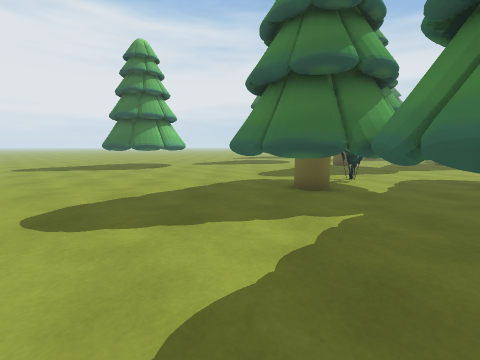
View 1 (above)

24 first-person views from a walk through a Unity game level. The camera is 1.2 m above the floor, tilts 8° down and sees 90° across. The floor is counted in squares, 1 m on a side. Each view is taken from the middle of a square. On the plan, view 1 faces up. The plan holds only what a view shows up to about 12 squares ahead; the rest is blank. The place goes on beyond the plan. The player is left out.

View 2
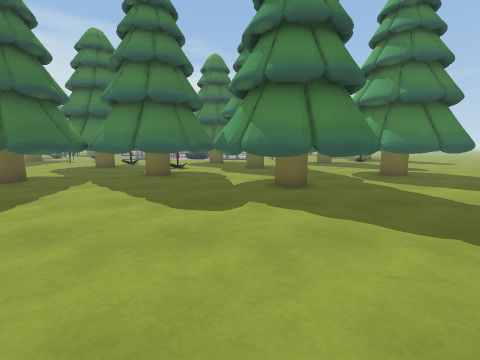

View 3
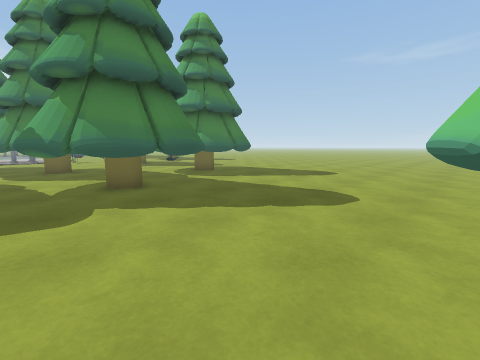

View 4
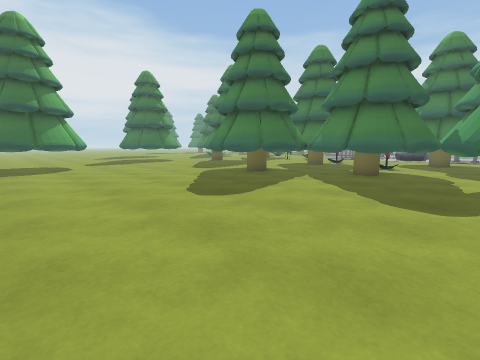

View 5
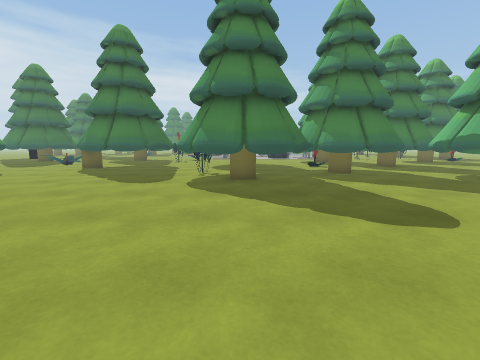

View 6
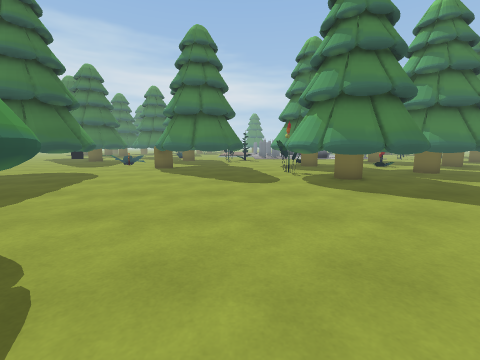

View 7
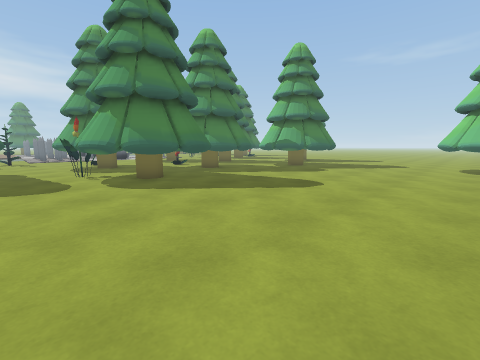

View 8
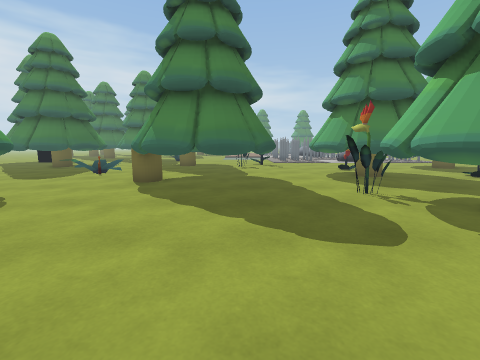

View 9
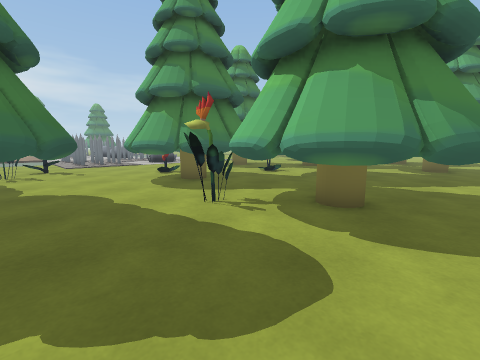

View 10
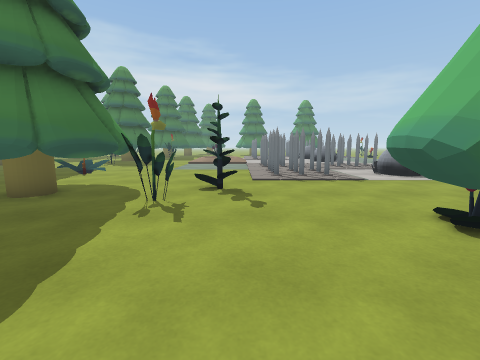

View 11
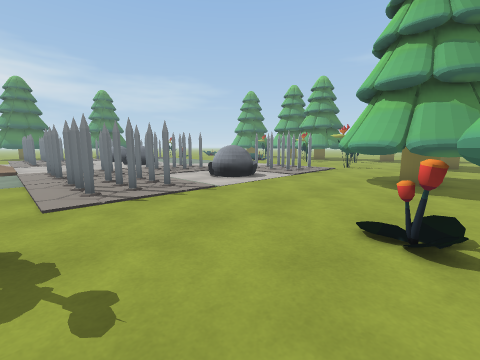

View 12
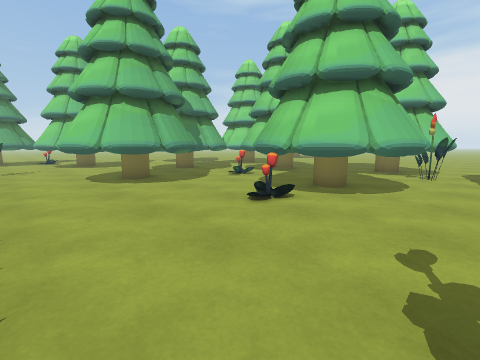

View 13
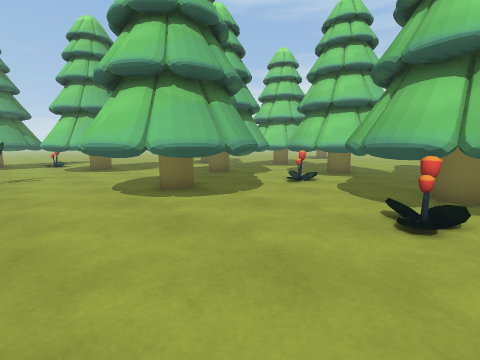

View 14
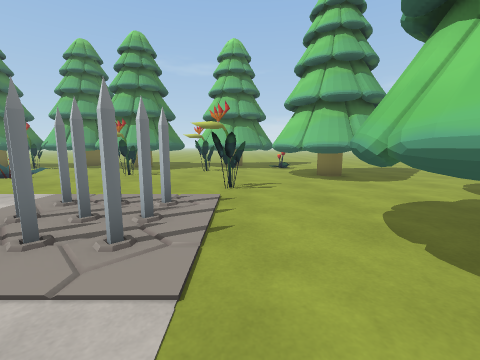

View 15
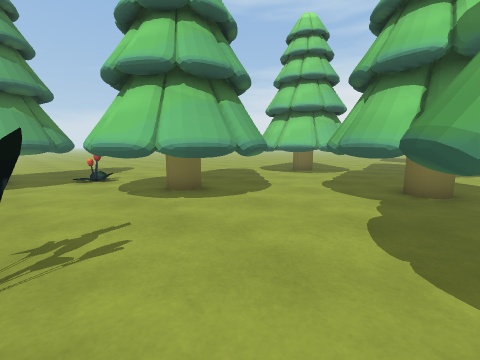

View 16
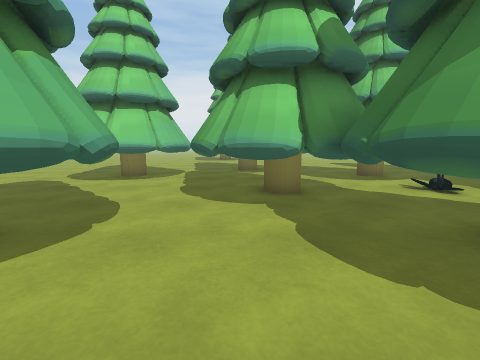

View 17
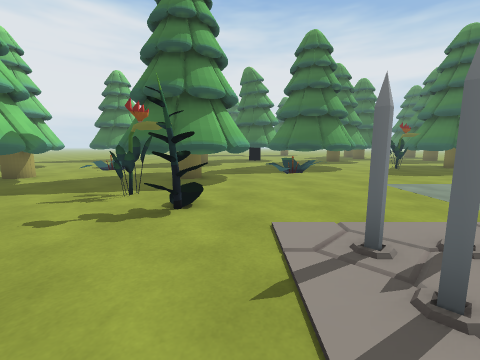

View 18
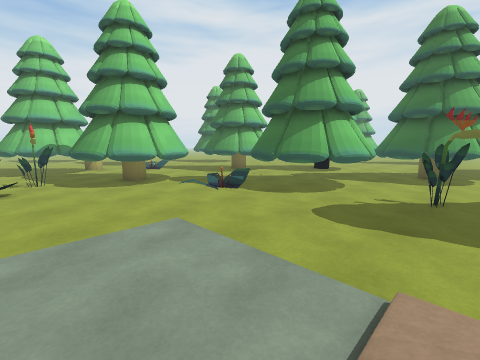

View 19
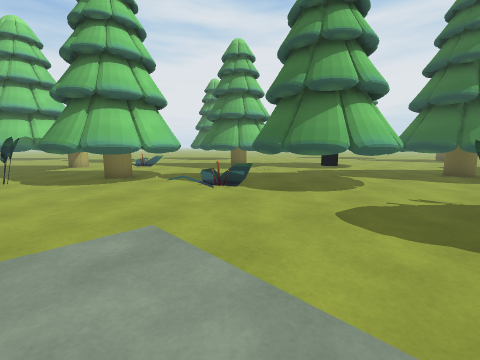

View 20
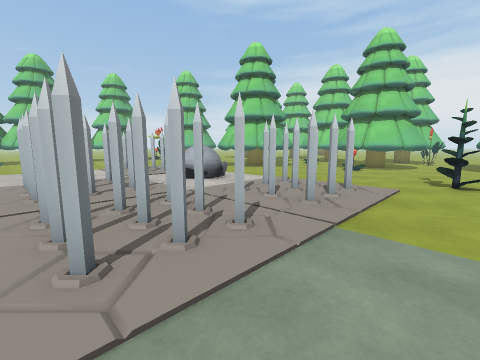

View 21
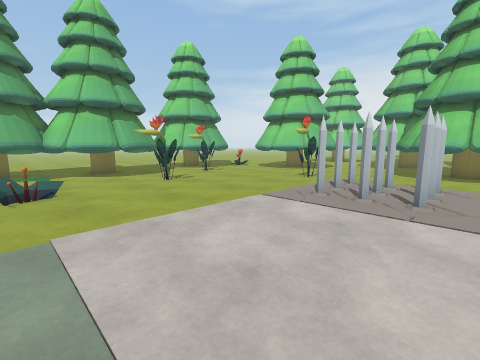

View 22
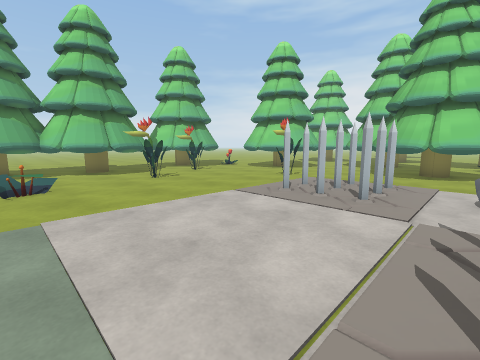

View 23
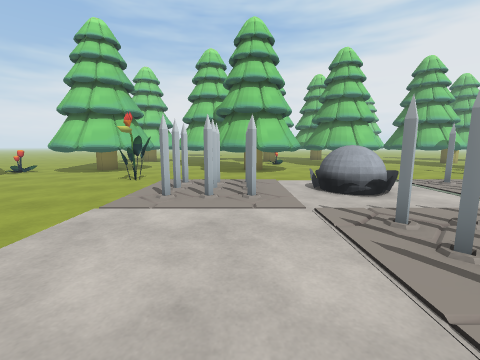

View 24
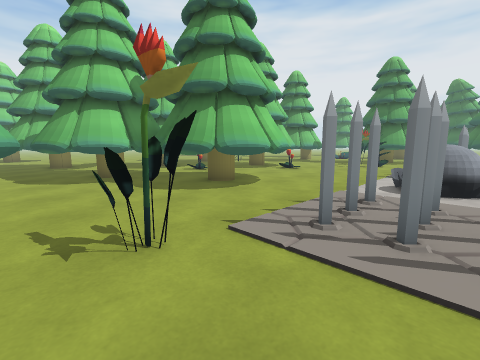

### Floor plan
Key: @ floor where view 1 was taken; # wall or solid block; . floor; / step, stairs or slope; T tree; F flower; H thing the floor can be seen under or through; S spikes; O other object.
Columns run from 7 left of view 1 to 24 right of it. Each row starts with its distance up from view 1.
 26                             T  T
 25                             TTTT
 24                           .TTTTT
 23                 .T        ..TTTT
 22                ..T          ....
 21               ....           ...
 20              .....          #...
 19              ..FF      .## ##.F.
 18         # ##...FF.   ...F###....
 17       ..###....F..  TTT.FF......
 16      .............  TTT.FF......
 15     ........### ..TTTTT.........
 14   ##.......##  ##.TTTTT.........
 13 ###........##  ##..TTT......
 12 ...........#H  H...F........  .
 11 ............HHHH.....F......  ./
 10 ............................
  9 ........TTT...TTT...... SS  SS
  8 .......TTTTF.TTTTT..... SS  SS
  7 .......TTTTT.TTTTF..... SS  SS
  6 .......TTTTT.TTTTF.....
  5 ........TTT   TTT......
  4 .........TTTTT. ....... OO  SS
  3 .........TTTTT...TTT... OO  SS
  2 .........TTTTTF. TTTT.. O      .
  1 .........TTTTT.. TTTTT.        .
  0 .......@TTTT TTT TTTTT.        .
 -1 .......TTTT. TTTTTTTT..
 -2 T.....TTTTT  TTTTTTT... S
 -3 TT....TTTTT  TTTTT..............
 -4 TT.....TTTT   TTT.....F.........
 -5   ......   TT....TTTT..........F
 -6   .......TTTTT.. TTTT.........FF
 -7  ........TTTTT.. TTTTT.....F..FF
 -8  ........TTTTT..   TTT..........
 -9  ........TTTTT..    T...F.TTTT..

Where each view was taken, in squares from view 1:
view 1: 0 up, 0 right, facing up
view 2: 1 down, 6 left, facing right
view 3: 0 up, 6 left, facing down-right
view 4: 1 down, 7 left, facing up-right
view 5: 7 up, 7 left, facing right
view 6: 11 up, 7 left, facing right
view 7: 11 up, 7 left, facing down-right
view 8: 12 up, 2 left, facing right
view 9: 12 up, 0 right, facing down-right
view 10: 10 up, 7 right, facing right
view 11: 10 up, 10 right, facing down-right
view 12: 10 up, 15 right, facing down-left
view 13: 7 up, 15 right, facing down-left
view 14: 3 up, 15 right, facing down
view 15: 1 down, 15 right, facing down-left
view 16: 3 down, 14 right, facing left
view 17: 6 up, 15 right, facing up
view 18: 11 up, 24 right, facing up-left
view 19: 12 up, 23 right, facing up-left
view 20: 11 up, 23 right, facing down-left
view 21: 1 up, 24 right, facing down-left
view 22: 2 up, 24 right, facing down-left
view 23: 0 up, 24 right, facing left
view 24: 5 down, 18 right, facing up-left
